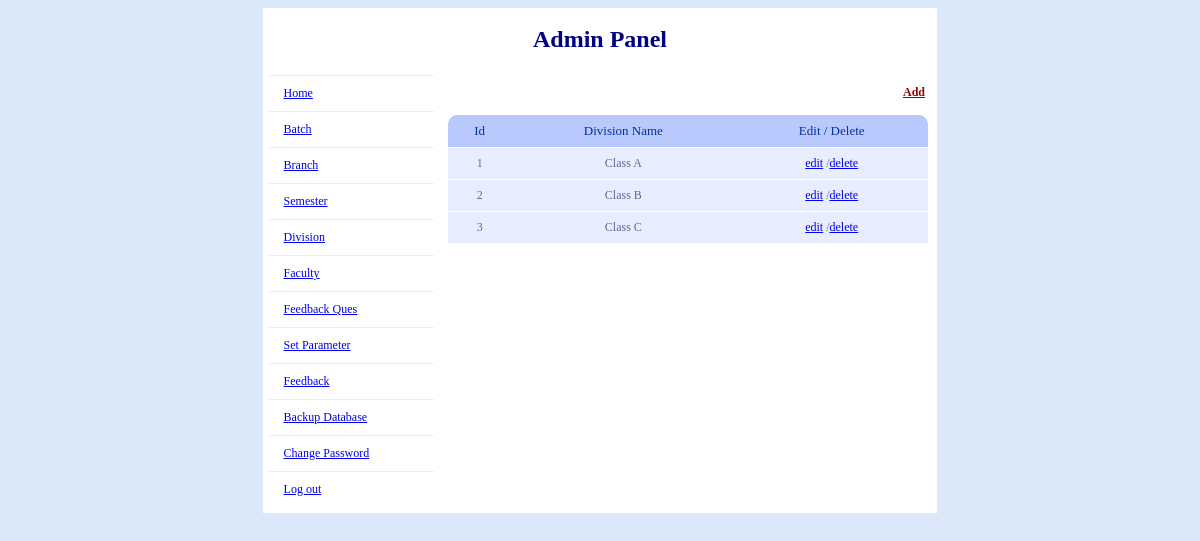
/admin/division.php (signed in), run on the app's committed database.
### tables this page shows
CREATE TABLE IF NOT EXISTS `division_master` (
  `id` int(10) NOT NULL AUTO_INCREMENT,
  `division` varchar(20) NOT NULL,
  PRIMARY KEY (`id`)
);

### admin/division.php (the view, shortened to what this page needs)
<!DOCTYPE html PUBLIC "-//W3C//DTD XHTML 1.0 Transitional//EN" "http://www.w3.org/TR/xhtml1/DTD/xhtml1-transitional.dtd">
<html xmlns="http://www.w3.org/1999/xhtml">
<head>
<link rel="stylesheet" type="text/css" href="includes/style.css" />
</head>
<body>
<table width="57%" align="center" border="0" cellpadding="0" cellspacing="1">
<?php include('admin_panel_heading.php'); ?>
<tr>
<td width="22%" bgcolor="#FFFFFF">
<? include('left_side.php');?>
</td>
<td width="78%" align="center" valign="top" bgcolor="#FFFFFF">
<p>
  <table width="480px"><tr><td><div align="right"><a href='add_division.php' class="button" >Add</a></div></td></tr></table>
</p>
<table width="100%" id="rounded-corner" border="0" align="center" cellpadding="0" cellspacing="0" >
<thead>
<tr>
	<th align="center" scope="col" class="rounded-company">Id</th>
	<th align="center" scope="col" class="rounded-q1">Division Name</th>
	<th align="center" scope="col" class="rounded-q4">Edit / Delete</th>
</tr>
</thead>
<?php
        $result = mysql_query("SELECT * FROM division_master ORDER BY id");
		$i=1;
		if(mysql_num_rows($result)>0)
		{
			 while($myrow = mysql_fetch_array($result))
			 {
			   echo '<tr>';
			   echo "<td align=center>".$i."</td>";$i++;
			   echo "<td align=center>".$myrow['division']."</td>";
			   echo "<td align=center>"."<a href=\"edit_division.php?id=$myrow[id]\">edit</a> /"."<a href=\"delete_division.php?id=$myrow[id]\">delete</a>"."</td>";
			  echo '</tr>';
			 }
		}
		else
		{
			echo '<tr><td colspan=3 align=center>No record found!</td></tr>';
		}
?>
</table>
</td>
</tr>
</table>
</body>
</html>

### admin/includes/style.css (style rules this page uses)
body, table, tr, td { font-family:verdana; font-size:12px; background-color:#DBE8F9; color:navy; }
.button { color: #900; font-weight: bold; }
table, tr, td { background-color: #FFF; }
#rounded-corner { font-family: "Lucida Sans Unicode", "Lucida Grande", Sans-Serif; font-size: 12px; margin: 5px; width: 480px; text-align: left; border-collapse: collapse; }
#rounded-corner thead th.rounded-company { background: #b9c9fe url('../images/left.png') left -1px no-repeat; }
#rounded-corner thead th.rounded-q4 { background: #b9c9fe url('../images/right.png') right -1px no-repeat; }
#rounded-corner th { padding: 8px; font-weight: normal; font-size: 13px; color: #039; background: #b9c9fe; }
#rounded-corner td { padding: 8px; background: #e8edff; border-top: 1px solid #fff; color: #669; }

### data on the page
division_master: division "Class A"
division_master: division "Class B"
division_master: division "Class C"
